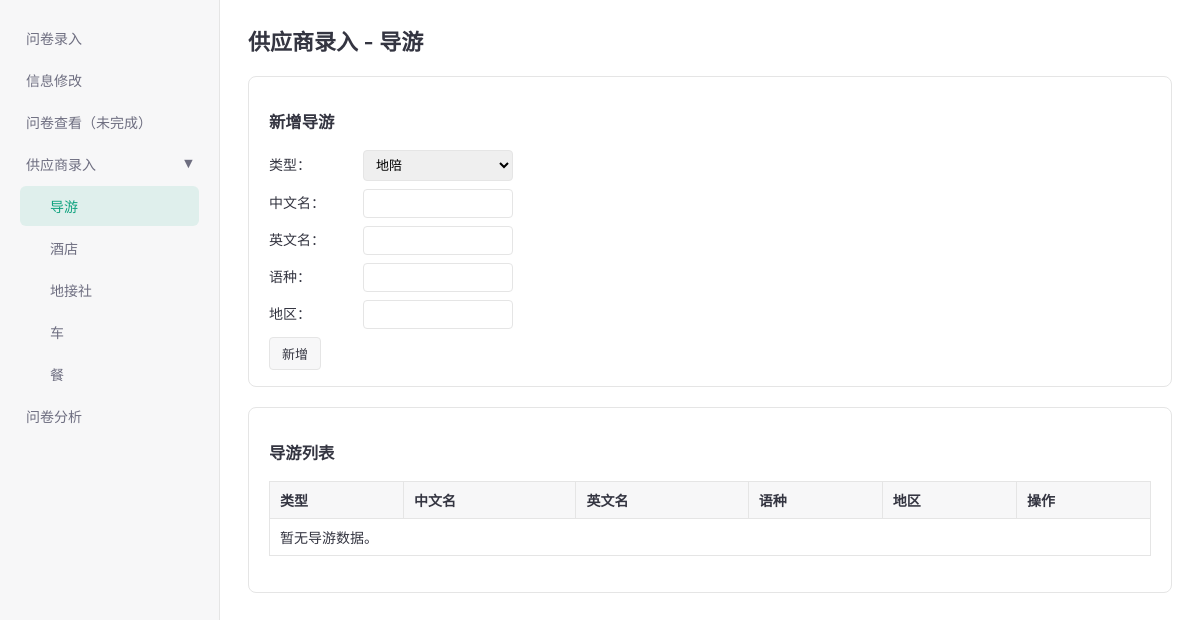
Before: /supplier/import/guide/ with the older database file.
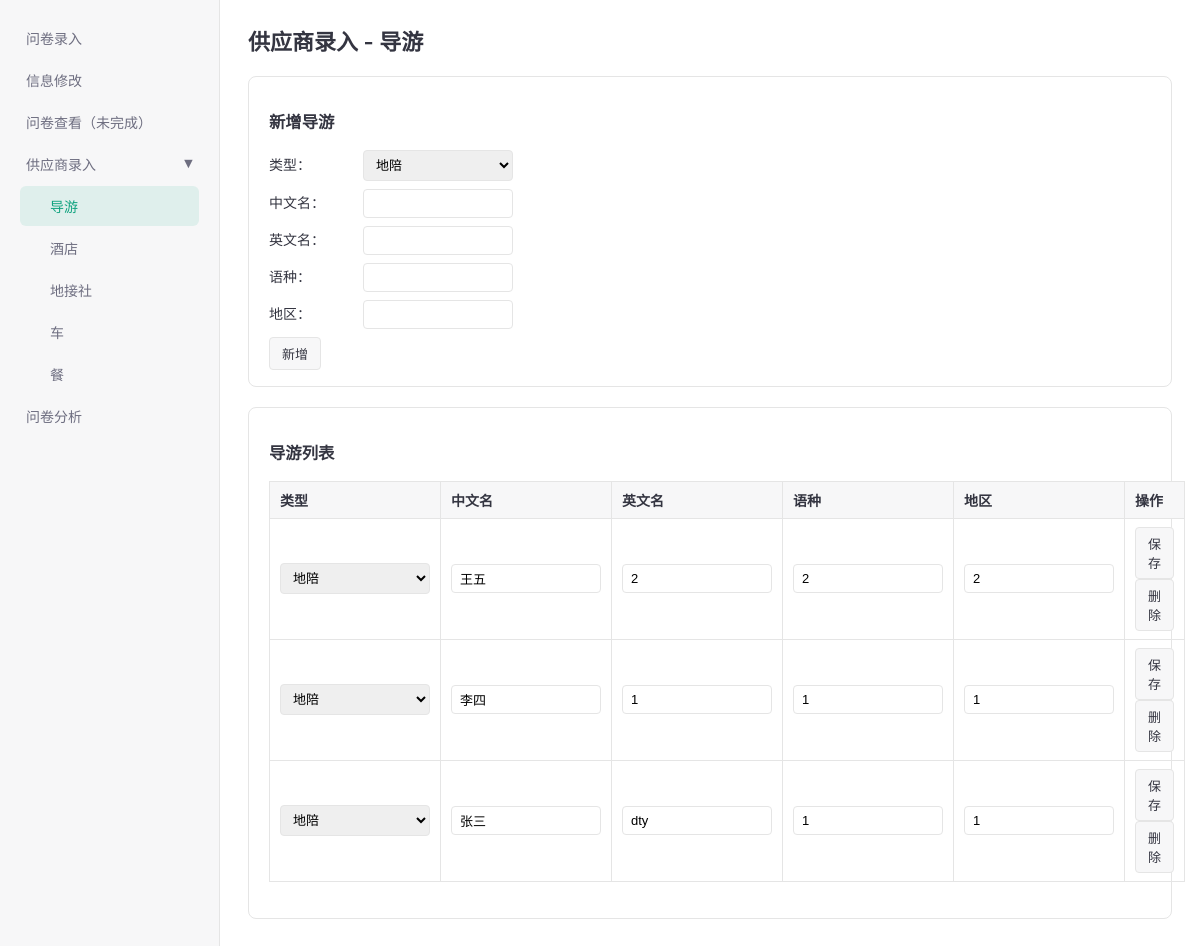
After: the same page with the newer database file.
### main_app/models.py (models this page shows, shortened)
class SupplierGuide(models.Model):
    GUIDE_TYPE_LOCAL = 'local'
    GUIDE_TYPE_FULL = 'full'
    GUIDE_TYPE_CHOICES = (
        (GUIDE_TYPE_LOCAL, '地陪'),
        (GUIDE_TYPE_FULL, '全陪'),
    )
    guide_type = models.CharField('类型', max_length=16, choices=GUIDE_TYPE_CHOICES, default=GUIDE_TYPE_LOCAL)
    name_cn = models.CharField('中文名', max_length=128, db_index=True)
    name_en = models.CharField('英文名', max_length=128, blank=True)
    language = models.CharField('语种', max_length=128, blank=True)
    region = models.CharField('地区', max_length=64, blank=True)
    name_initials = models.CharField('名字拼音首字母', max_length=128, blank=True, db_index=True)
    class Meta:
        db_table = 'supplier_guide'
        verbose_name = '导游供应商'
        verbose_name_plural = '导游供应商'

### main_app/views.py (the view, shortened to what this page needs)
# urls.py: path('supplier/import/guide/', supplier_guide, name='supplier_guide'),
def supplier_guide(request):
    guides = SupplierGuide.objects.all().order_by('-id')
    context = {
        'guides': guides,
        'guide_type_local': SupplierGuide.GUIDE_TYPE_LOCAL,
        'guide_type_full': SupplierGuide.GUIDE_TYPE_FULL,
    }
    return render(request, 'supplier_guide.html', context)

### main_app/templates/supplier_guide.html (shortened to what this page needs)
{% extends "base.html" %}
{% block content %}
<h1>供应商录入 - 导游</h1>
<div class="section">
    <h3>新增导游</h3>
    <form method="post">
        <div class="create-form-row">
            <label>类型：</label>
            <select name="guide_type">
                <option value="{{ guide_type_local }}" {% if create_form_data.guide_type|default:guide_type_local == guide_type_local %}selected{% endif %}>地陪</option>
            </select>
        </div>
        <div class="create-form-row">
            <label>中文名：</label>
            <input type="text" name="name_cn" value="{{ create_form_data.name_cn|default:'' }}" required>
        </div>
        <div class="create-form-row">
            <label>英文名：</label>
            <input type="text" name="name_en" value="{{ create_form_data.name_en|default:'' }}">
        </div>
        <div class="create-form-row">
            <label>语种：</label>
            <input type="text" name="language" value="{{ create_form_data.language|default:'' }}">
        </div>
        <div class="create-form-row">
            <label>地区：</label>
            <input type="text" name="region" class="region-input" list="china-provinces" value="{{ create_form_data.region|default:'' }}">
        </div>
        <button type="submit" class="submit-btn">新增</button>
    </form>
</div>
<div class="section">
    <h3>导游列表</h3>
    <table>
        <thead>
        <tr>
            <th>类型</th>
            <th>中文名</th>
            <th>英文名</th>
            <th>语种</th>
            <th>地区</th>
            <th>操作</th>
        </tr>
        </thead>
        <tbody>
        {% for g in guides %}
            <tr>
                <td>
                    <form method="post" class="inline">
                        <select name="guide_type">
                            <option value="{{ guide_type_local }}" {% if g.guide_type == guide_type_local %}selected{% endif %}>地陪</option>
                        </select>
                </td>
                <td><input type="text" name="name_cn" value="{{ g.name_cn }}" required></td>
                <td><input type="text" name="name_en" value="{{ g.name_en }}"></td>
                <td><input type="text" name="language" value="{{ g.language }}"></td>
                <td><input type="text" name="region" class="region-input" list="china-provinces" value="{{ g.region }}"></td>
                <td>
                        <button type="submit" class="submit-btn">保存</button>
                    <form method="post" class="inline">
                        <button type="submit" class="submit-btn">删除</button>
                    </form>
                </td>
            </tr>
        {% empty %}
            <tr><td colspan="6">暂无导游数据。</td></tr>
        {% endfor %}
        </tbody>
    </table>
</div>
{% endblock %}

Changed rows visible on the page:
added SupplierGuide: guide_type "地陪", name_cn "王五", name_en "2", language "2", region "2"
added SupplierGuide: guide_type "地陪", name_cn "李四", name_en "1", language "1", region "1"
added SupplierGuide: guide_type "地陪", name_cn "张三", name_en "dty", language "1", region "1"
Other visible differences:
text no longer shown: "暂无导游数据。"
